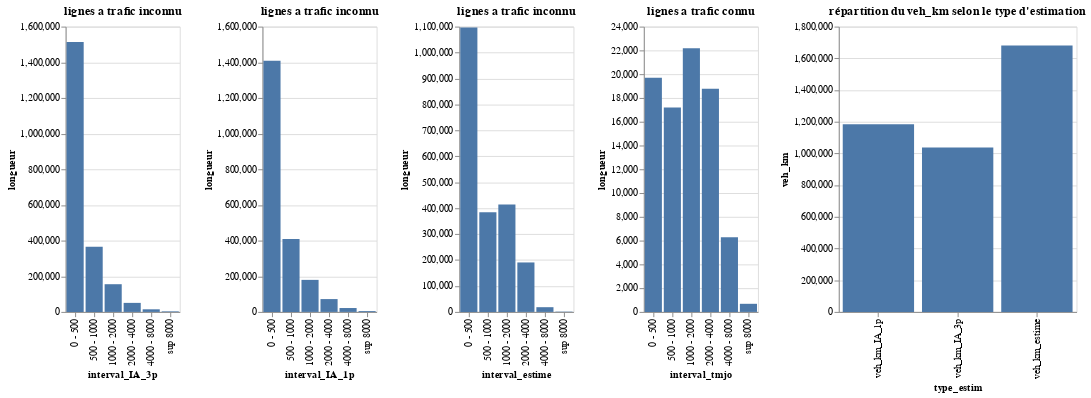

Notebook code for this chart:
### Code cell
graphRepartitionTmja|graphRepartitionVehKm

### Figure 1 — Vega-Lite specification as saved in the notebook (floating-point values rounded to 4 significant figures)
{"config": {"view": {"continuousWidth": 400, "continuousHeight": 300}}, "hconcat": [{"data": {"name": "data-043b9da814c3d85e1fa9ff0b4f6d0072"}, "mark": "bar", "encoding": {"x": {"type": "nominal", "field": "interval_IA_3p", "sort": ["0 - 500", "500 - 1000", "1000 - 2000", "2000 - 4000", "4000 - 8000", "sup 8000"]}, "y": {"type": "quantitative", "field": "longueur"}}, "title": "lignes a trafic inconnu"}, {"data": {"name": "data-eda602db15c555e307bba673b0e46b17"}, "mark": "bar", "encoding": {"x": {"type": "nominal", "field": "interval_IA_1p", "sort": ["0 - 500", "500 - 1000", "1000 - 2000", "2000 - 4000", "4000 - 8000", "sup 8000"]}, "y": {"type": "quantitative", "field": "longueur"}}, "title": "lignes a trafic inconnu"}, {"data": {"name": "data-f6458ce0e74bd43727de40a2edee68bc"}, "mark": "bar", "encoding": {"x": {"type": "nominal", "field": "interval_estime", "sort": ["0 - 500", "500 - 1000", "1000 - 2000", "2000 - 4000", "4000 - 8000", "sup 8000"]}, "y": {"type": "quantitative", "field": "longueur"}}, "title": "lignes a trafic inconnu"}, {"data": {"name": "data-deba6f3d9b49dd64a9d4b5f9ad7fd1b0"}, "mark": "bar", "encoding": {"x": {"type": "nominal", "field": "interval_tmjo", "sort": ["0 - 500", "500 - 1000", "1000 - 2000", "2000 - 4000", "4000 - 8000", "sup 8000"]}, "y": {"type": "quantitative", "field": "longueur"}}, "title": "lignes a trafic connu"}, {"data": {"name": "data-3fb9760d49b5d2f1617729ed48d80575"}, "mark": "bar", "encoding": {"x": {"type": "nominal", "field": "type_estim"}, "y": {"type": "quantitative", "field": "veh_km"}}, "title": "répartition du veh_km selon le type d'estimation ", "width": 250}], "$schema": "https://vega.github.io/schema/vega-lite/v4.8.1.json", "datasets": {"data-043b9da814c3d85e1fa9ff0b4f6d0072": [{"interval_IA_3p": "0 - 500", "longueur": 1514000.0}, {"interval_IA_3p": "500 - 1000", "longueur": 366200.0}, {"interval_IA_3p": "1000 - 2000", "longueur": 155400.0}, {"interval_IA_3p": "2000 - 4000", "longueur": 50760.0}, {"interval_IA_3p": "4000 - 8000", "longueur": 14700.0}, {"interval_IA_3p": "sup 8000", "longueur": 3239.0}], "data-eda602db15c555e307bba673b0e46b17": [{"interval_IA_1p": "0 - 500", "longueur": 1408000.0}, {"interval_IA_1p": "500 - 1000", "longueur": 408800.0}, {"interval_IA_1p": "1000 - 2000", "longueur": 179800.0}, {"interval_IA_1p": "2000 - 4000", "longueur": 72040.0}, {"interval_IA_1p": "4000 - 8000", "longueur": 21860.0}, {"interval_IA_1p": "sup 8000", "longueur": 4849.0}], "data-f6458ce0e74bd43727de40a2edee68bc": [{"interval_estime": "0 - 500", "longueur": 1097000.0}, {"interval_estime": "500 - 1000", "longueur": 384000.0}, {"interval_estime": "1000 - 2000", "longueur": 414000.0}, {"interval_estime": "2000 - 4000", "longueur": 190800.0}, {"interval_estime": "4000 - 8000", "longueur": 18260.0}, {"interval_estime": "sup 8000", "longueur": 1239.0}], "data-deba6f3d9b49dd64a9d4b5f9ad7fd1b0": [{"interval_tmjo": "0 - 500", "longueur": 19700.0}, {"interval_tmjo": "500 - 1000", "longueur": 17190.0}, {"interval_tmjo": "1000 - 2000", "longueur": 22190.0}, {"interval_tmjo": "2000 - 4000", "longueur": 18780.0}, {"interval_tmjo": "4000 - 8000", "longueur": 6285.0}, {"interval_tmjo": "sup 8000", "longueur": 683.1}], "data-3fb9760d49b5d2f1617729ed48d80575": [{"type_estim": "veh_km_IA_1p", "veh_km": 1185000.0}, {"type_estim": "veh_km_IA_3p", "veh_km": 1038000.0}, {"type_estim": "veh_km_estime", "veh_km": 1680000.0}]}}
